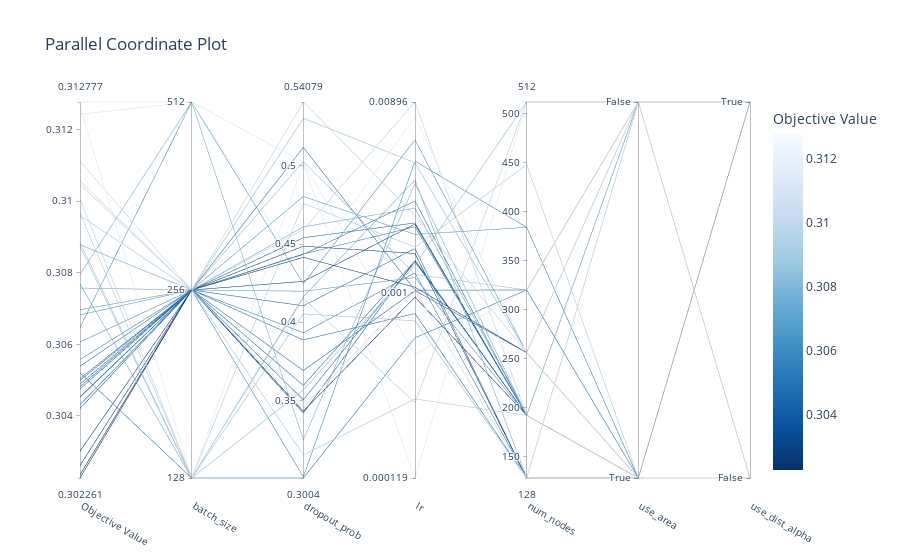

Source (notebook cell):
### Code cell
print(f"Best parameters: {study.best_params}")
print(f"Best val_loss: {study.best_value}")
plotParallelCords = optuna.visualization.plot_parallel_coordinate(study)
plotParallelCords.show()

### Figure 1 — Plotly figure (JSON) as saved in the notebook; plotly's stock layout.template omitted (floating-point values rounded to 4 significant figures)
{"data": [{"dimensions": [{"label": "Objective Value", "range": [0.3023, 0.3128], "values": [0.3127, 0.3087, 0.3088, 0.3101, 0.3097, 0.3052, 0.3077, 0.305, 0.3096, 0.307, 0.3105, 0.3088, 0.3026, 0.3111, 0.3043, 0.3076, 0.3054, 0.3056, 0.3049, 0.3042, 0.3061, 0.3106, 0.305, 0.3047, 0.3024, 0.3023, 0.3045, 0.3088, 0.3048, 0.3045, 0.303, 0.3068, 0.3124, 0.3065, 0.3128, 0.308]}, {"label": "batch_size", "range": [0, 2], "ticktext": ["128", "256", "512"], "tickvals": [0, 1, 2], "values": [0, 0, 0, 0, 0, 0, 0, 1, 1, 1, 1, 1, 1, 1, 1, 1, 1, 1, 1, 1, 1, 1, 1, 1, 1, 1, 1, 1, 1, 1, 1, 1, 2, 2, 2, 2]}, {"label": "dropout_prob", "range": [0.3004, 0.5408], "values": [0.5012, 0.3567, 0.4053, 0.4153, 0.4759, 0.3004, 0.4163, 0.3887, 0.3152, 0.4804, 0.4591, 0.5304, 0.4486, 0.3457, 0.454, 0.461, 0.3933, 0.4437, 0.3596, 0.3419, 0.3011, 0.5408, 0.5118, 0.3504, 0.3431, 0.4415, 0.3691, 0.5028, 0.4434, 0.4105, 0.4261, 0.4198, 0.5023, 0.4247, 0.4314, 0.325]}, {"label": "lr", "range": [-3.926, -2.048], "ticktext": ["0.000119", "0.001", "0.00896"], "tickvals": [-3.926, -3, -2.048], "values": [-3.926, -2.862, -3.141, -3.551, -2.772, -3.226, -2.437, -3.104, -3.531, -2.709, -2.048, -2.352, -2.804, -2.987, -2.652, -2.578, -2.902, -2.671, -2.841, -2.839, -2.343, -2.614, -2.988, -2.846, -3.022, -2.973, -2.99, -2.908, -2.542, -2.779, -2.658, -2.925, -3.309, -2.237, -2.122, -2.454]}, {"label": "num_nodes", "range": [128, 512], "values": [512, 512, 128, 512, 448, 320, 128, 128, 192, 384, 192, 256, 128, 128, 192, 192, 128, 192, 192, 192, 384, 256, 320, 192, 192, 256, 256, 320, 192, 128, 192, 192, 320, 256, 256, 192]}, {"label": "use_area", "range": [0, 1], "ticktext": ["True", "False"], "tickvals": [0, 1], "values": [1, 1, 0, 1, 0, 1, 0, 0, 0, 0, 0, 0, 1, 1, 0, 1, 0, 0, 0, 0, 0, 1, 0, 0, 0, 0, 0, 1, 0, 0, 0, 0, 1, 1, 0, 1]}, {"label": "use_dist_alpha", "range": [0, 1], "ticktext": ["False", "True"], "tickvals": [0, 1], "values": [1, 1, 1, 1, 0, 0, 1, 0, 0, 0, 0, 0, 0, 0, 0, 0, 0, 0, 0, 0, 0, 0, 0, 0, 0, 0, 0, 1, 0, 0, 0, 1, 0, 1, 0, 0]}], "labelangle": 30, "labelside": "bottom", "line": {"color": [0.3127, 0.3087, 0.3088, 0.3101, 0.3097, 0.3052, 0.3077, 0.305, 0.3096, 0.307, 0.3105, 0.3088, 0.3026, 0.3111, 0.3043, 0.3076, 0.3054, 0.3056, 0.3049, 0.3042, 0.3061, 0.3106, 0.305, 0.3047, 0.3024, 0.3023, 0.3045, 0.3088, 0.3048, 0.3045, 0.303, 0.3068, 0.3124, 0.3065, 0.3128, 0.308], "colorbar": {"title": {"text": "Objective Value"}}, "colorscale": [[0, "rgb(247,251,255)"], [0.125, "rgb(222,235,247)"], [0.25, "rgb(198,219,239)"], [0.375, "rgb(158,202,225)"], [0.5, "rgb(107,174,214)"], [0.625, "rgb(66,146,198)"], [0.75, "rgb(33,113,181)"], [0.875, "rgb(8,81,156)"], [1, "rgb(8,48,107)"]], "reversescale": true, "showscale": true}, "type": "parcoords"}], "layout": {"title": {"text": "Parallel Coordinate Plot"}}}
